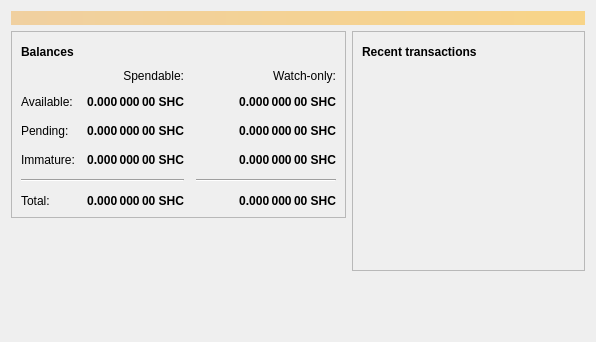
<?xml version="1.0" encoding="UTF-8"?>
<ui version="4.0">
 <class>OverviewPage</class>
 <widget class="QWidget" name="OverviewPage">
  <property name="geometry">
   <rect>
    <x>0</x>
    <y>0</y>
    <width>596</width>
    <height>342</height>
   </rect>
  </property>
  <property name="windowTitle">
   <string>Form</string>
  </property>
  <layout class="QVBoxLayout" name="topLayout">
   <item>
    <widget class="QLabel" name="labelAlerts">
     <property name="visible">
      <bool>false</bool>
     </property>
     <property name="styleSheet">
      <string notr="true">QLabel { background-color: qlineargradient(x1: 0, y1: 0, x2: 1, y2: 0, stop:0 #F0D0A0, stop:1 #F8D488); color:#000000; }</string>
     </property>
     <property name="wordWrap">
      <bool>true</bool>
     </property>
     <property name="margin">
      <number>3</number>
     </property>
     <property name="textInteractionFlags">
      <set>Qt::TextSelectableByMouse</set>
     </property>
    </widget>
   </item>
   <item>
    <layout class="QHBoxLayout" name="horizontalLayout" stretch="1,1">
     <item>
      <layout class="QVBoxLayout" name="verticalLayout_2">
       <item>
        <widget class="QFrame" name="frame">
         <property name="frameShape">
          <enum>QFrame::StyledPanel</enum>
         </property>
         <property name="frameShadow">
          <enum>QFrame::Raised</enum>
         </property>
         <layout class="QVBoxLayout" name="verticalLayout_4">
          <item>
           <layout class="QHBoxLayout" name="horizontalLayout_4">
            <item>
             <widget class="QLabel" name="label_5">
              <property name="font">
               <font>
                <weight>75</weight>
                <bold>true</bold>
               </font>
              </property>
              <property name="text">
               <string>Balances</string>
              </property>
             </widget>
            </item>
            <item>
             <widget class="QPushButton" name="labelWalletStatus">
              <property name="enabled">
               <bool>true</bool>
              </property>
              <property name="maximumSize">
               <size>
                <width>30</width>
                <height>16777215</height>
               </size>
              </property>
              <property name="toolTip">
               <string>The displayed information may be out of date. Your wallet automatically synchronizes with the Sharecoin network after a connection is established, but this process has not completed yet.</string>
              </property>
              <property name="text">
               <string/>
              </property>
              <property name="icon">
               <iconset resource="../bitcoin.qrc">
                <normaloff>:/icons/warning</normaloff>
                <disabledoff>:/icons/warning</disabledoff>:/icons/warning</iconset>
              </property>
              <property name="iconSize">
               <size>
                <width>24</width>
                <height>24</height>
               </size>
              </property>
              <property name="flat">
               <bool>true</bool>
              </property>
             </widget>
            </item>
            <item>
             <spacer name="horizontalSpacer_3">
              <property name="orientation">
               <enum>Qt::Horizontal</enum>
              </property>
              <property name="sizeHint" stdset="0">
               <size>
                <width>40</width>
                <height>20</height>
               </size>
              </property>
             </spacer>
            </item>
           </layout>
          </item>
          <item>
           <layout class="QGridLayout" name="gridLayout">
            <property name="spacing">
             <number>12</number>
            </property>
            <item row="2" column="2">
             <widget class="QLabel" name="labelWatchPending">
              <property name="font">
               <font>
                <weight>75</weight>
                <bold>true</bold>
               </font>
              </property>
              <property name="cursor">
               <cursorShape>IBeamCursor</cursorShape>
              </property>
              <property name="toolTip">
               <string>Unconfirmed transactions to watch-only addresses</string>
              </property>
              <property name="text">
               <string notr="true">0.000 000 00 SHC</string>
              </property>
              <property name="alignment">
               <set>Qt::AlignRight|Qt::AlignTrailing|Qt::AlignVCenter</set>
              </property>
              <property name="textInteractionFlags">
               <set>Qt::LinksAccessibleByMouse|Qt::TextSelectableByKeyboard|Qt::TextSelectableByMouse</set>
              </property>
             </widget>
            </item>
            <item row="2" column="1">
             <widget class="QLabel" name="labelUnconfirmed">
              <property name="font">
               <font>
                <weight>75</weight>
                <bold>true</bold>
               </font>
              </property>
              <property name="cursor">
               <cursorShape>IBeamCursor</cursorShape>
              </property>
              <property name="toolTip">
               <string>Total of transactions that have yet to be confirmed, and do not yet count toward the spendable balance</string>
              </property>
              <property name="text">
               <string notr="true">0.000 000 00 SHC</string>
              </property>
              <property name="alignment">
               <set>Qt::AlignRight|Qt::AlignTrailing|Qt::AlignVCenter</set>
              </property>
              <property name="textInteractionFlags">
               <set>Qt::LinksAccessibleByMouse|Qt::TextSelectableByKeyboard|Qt::TextSelectableByMouse</set>
              </property>
             </widget>
            </item>
            <item row="3" column="2">
             <widget class="QLabel" name="labelWatchImmature">
              <property name="font">
               <font>
                <weight>75</weight>
                <bold>true</bold>
               </font>
              </property>
              <property name="cursor">
               <cursorShape>IBeamCursor</cursorShape>
              </property>
              <property name="toolTip">
               <string>Mined balance in watch-only addresses that has not yet matured</string>
              </property>
              <property name="text">
               <string notr="true">0.000 000 00 SHC</string>
              </property>
              <property name="alignment">
               <set>Qt::AlignRight|Qt::AlignTrailing|Qt::AlignVCenter</set>
              </property>
              <property name="textInteractionFlags">
               <set>Qt::LinksAccessibleByMouse|Qt::TextSelectableByKeyboard|Qt::TextSelectableByMouse</set>
              </property>
             </widget>
            </item>
            <item row="4" column="0" colspan="2">
             <widget class="Line" name="line">
              <property name="orientation">
               <enum>Qt::Horizontal</enum>
              </property>
             </widget>
            </item>
            <item row="4" column="2">
             <widget class="Line" name="lineWatchBalance">
              <property name="sizePolicy">
               <sizepolicy hsizetype="Preferred" vsizetype="Fixed">
                <horstretch>0</horstretch>
                <verstretch>0</verstretch>
               </sizepolicy>
              </property>
              <property name="minimumSize">
               <size>
                <width>140</width>
                <height>0</height>
               </size>
              </property>
              <property name="orientation">
               <enum>Qt::Horizontal</enum>
              </property>
             </widget>
            </item>
            <item row="5" column="0">
             <widget class="QLabel" name="labelTotalText">
              <property name="text">
               <string>Total:</string>
              </property>
             </widget>
            </item>
            <item row="3" column="1">
             <widget class="QLabel" name="labelImmature">
              <property name="font">
               <font>
                <weight>75</weight>
                <bold>true</bold>
               </font>
              </property>
              <property name="cursor">
               <cursorShape>IBeamCursor</cursorShape>
              </property>
              <property name="toolTip">
               <string>Mined balance that has not yet matured</string>
              </property>
              <property name="text">
               <string notr="true">0.000 000 00 SHC</string>
              </property>
              <property name="alignment">
               <set>Qt::AlignRight|Qt::AlignTrailing|Qt::AlignVCenter</set>
              </property>
              <property name="textInteractionFlags">
               <set>Qt::LinksAccessibleByMouse|Qt::TextSelectableByKeyboard|Qt::TextSelectableByMouse</set>
              </property>
             </widget>
            </item>
            <item row="2" column="3">
             <spacer name="horizontalSpacer_2">
              <property name="orientation">
               <enum>Qt::Horizontal</enum>
              </property>
              <property name="sizeHint" stdset="0">
               <size>
                <width>40</width>
                <height>20</height>
               </size>
              </property>
             </spacer>
            </item>
            <item row="3" column="0">
             <widget class="QLabel" name="labelImmatureText">
              <property name="text">
               <string>Immature:</string>
              </property>
             </widget>
            </item>
            <item row="5" column="1">
             <widget class="QLabel" name="labelTotal">
              <property name="font">
               <font>
                <weight>75</weight>
                <bold>true</bold>
               </font>
              </property>
              <property name="cursor">
               <cursorShape>IBeamCursor</cursorShape>
              </property>
              <property name="toolTip">
               <string>Your current total balance</string>
              </property>
              <property name="text">
               <string notr="true">0.000 000 00 SHC</string>
              </property>
              <property name="alignment">
               <set>Qt::AlignRight|Qt::AlignTrailing|Qt::AlignVCenter</set>
              </property>
              <property name="textInteractionFlags">
               <set>Qt::LinksAccessibleByMouse|Qt::TextSelectableByKeyboard|Qt::TextSelectableByMouse</set>
              </property>
             </widget>
            </item>
            <item row="5" column="2">
             <widget class="QLabel" name="labelWatchTotal">
              <property name="font">
               <font>
                <weight>75</weight>
                <bold>true</bold>
               </font>
              </property>
              <property name="cursor">
               <cursorShape>IBeamCursor</cursorShape>
              </property>
              <property name="toolTip">
               <string>Current total balance in watch-only addresses</string>
              </property>
              <property name="text">
               <string notr="true">0.000 000 00 SHC</string>
              </property>
              <property name="alignment">
               <set>Qt::AlignRight|Qt::AlignTrailing|Qt::AlignVCenter</set>
              </property>
              <property name="textInteractionFlags">
               <set>Qt::LinksAccessibleByMouse|Qt::TextSelectableByKeyboard|Qt::TextSelectableByMouse</set>
              </property>
             </widget>
            </item>
            <item row="0" column="2">
             <widget class="QLabel" name="labelWatchonly">
              <property name="text">
               <string>Watch-only:</string>
              </property>
              <property name="alignment">
               <set>Qt::AlignRight|Qt::AlignTrailing|Qt::AlignVCenter</set>
              </property>
             </widget>
            </item>
            <item row="1" column="0">
             <widget class="QLabel" name="labelBalanceText">
              <property name="text">
               <string>Available:</string>
              </property>
             </widget>
            </item>
            <item row="1" column="1">
             <widget class="QLabel" name="labelBalance">
              <property name="font">
               <font>
                <weight>75</weight>
                <bold>true</bold>
               </font>
              </property>
              <property name="cursor">
               <cursorShape>IBeamCursor</cursorShape>
              </property>
              <property name="toolTip">
               <string>Your current spendable balance</string>
              </property>
              <property name="text">
               <string notr="true">0.000 000 00 SHC</string>
              </property>
              <property name="alignment">
               <set>Qt::AlignRight|Qt::AlignTrailing|Qt::AlignVCenter</set>
              </property>
              <property name="textInteractionFlags">
               <set>Qt::LinksAccessibleByMouse|Qt::TextSelectableByKeyboard|Qt::TextSelectableByMouse</set>
              </property>
             </widget>
            </item>
            <item row="1" column="2">
             <widget class="QLabel" name="labelWatchAvailable">
              <property name="font">
               <font>
                <weight>75</weight>
                <bold>true</bold>
               </font>
              </property>
              <property name="cursor">
               <cursorShape>IBeamCursor</cursorShape>
              </property>
              <property name="toolTip">
               <string>Your current balance in watch-only addresses</string>
              </property>
              <property name="text">
               <string notr="true">0.000 000 00 SHC</string>
              </property>
              <property name="alignment">
               <set>Qt::AlignRight|Qt::AlignTrailing|Qt::AlignVCenter</set>
              </property>
              <property name="textInteractionFlags">
               <set>Qt::LinksAccessibleByMouse|Qt::TextSelectableByKeyboard|Qt::TextSelectableByMouse</set>
              </property>
             </widget>
            </item>
            <item row="2" column="0">
             <widget class="QLabel" name="labelPendingText">
              <property name="text">
               <string>Pending:</string>
              </property>
             </widget>
            </item>
            <item row="0" column="1">
             <widget class="QLabel" name="labelSpendable">
              <property name="text">
               <string>Spendable:</string>
              </property>
              <property name="alignment">
               <set>Qt::AlignRight|Qt::AlignTrailing|Qt::AlignVCenter</set>
              </property>
             </widget>
            </item>
           </layout>
          </item>
         </layout>
        </widget>
       </item>
       <item>
        <spacer name="verticalSpacer">
         <property name="orientation">
          <enum>Qt::Vertical</enum>
         </property>
         <property name="sizeHint" stdset="0">
          <size>
           <width>20</width>
           <height>40</height>
          </size>
         </property>
        </spacer>
       </item>
      </layout>
     </item>
     <item>
      <layout class="QVBoxLayout" name="verticalLayout_3">
       <item>
        <widget class="QFrame" name="frame_2">
         <property name="frameShape">
          <enum>QFrame::StyledPanel</enum>
         </property>
         <property name="frameShadow">
          <enum>QFrame::Raised</enum>
         </property>
         <layout class="QVBoxLayout" name="verticalLayout">
          <item>
           <layout class="QHBoxLayout" name="horizontalLayout_2">
            <item>
             <widget class="QLabel" name="label_4">
              <property name="font">
               <font>
                <weight>75</weight>
                <bold>true</bold>
               </font>
              </property>
              <property name="text">
               <string>Recent transactions</string>
              </property>
             </widget>
            </item>
            <item>
             <widget class="QPushButton" name="labelTransactionsStatus">
              <property name="enabled">
               <bool>true</bool>
              </property>
              <property name="maximumSize">
               <size>
                <width>30</width>
                <height>16777215</height>
               </size>
              </property>
              <property name="toolTip">
               <string>The displayed information may be out of date. Your wallet automatically synchronizes with the Sharecoin network after a connection is established, but this process has not completed yet.</string>
              </property>
              <property name="text">
               <string/>
              </property>
              <property name="icon">
               <iconset resource="../bitcoin.qrc">
                <normaloff>:/icons/warning</normaloff>
                <disabledoff>:/icons/warning</disabledoff>:/icons/warning</iconset>
              </property>
              <property name="iconSize">
               <size>
                <width>24</width>
                <height>24</height>
               </size>
              </property>
              <property name="flat">
               <bool>true</bool>
              </property>
             </widget>
            </item>
            <item>
             <spacer name="horizontalSpacer">
              <property name="orientation">
               <enum>Qt::Horizontal</enum>
              </property>
              <property name="sizeHint" stdset="0">
               <size>
                <width>40</width>
                <height>20</height>
               </size>
              </property>
             </spacer>
            </item>
           </layout>
          </item>
          <item>
           <widget class="QListView" name="listTransactions">
            <property name="styleSheet">
             <string notr="true">QListView { background: transparent; }</string>
            </property>
            <property name="frameShape">
             <enum>QFrame::NoFrame</enum>
            </property>
            <property name="verticalScrollBarPolicy">
             <enum>Qt::ScrollBarAlwaysOff</enum>
            </property>
            <property name="horizontalScrollBarPolicy">
             <enum>Qt::ScrollBarAlwaysOff</enum>
            </property>
            <property name="selectionMode">
             <enum>QAbstractItemView::NoSelection</enum>
            </property>
           </widget>
          </item>
         </layout>
        </widget>
       </item>
       <item>
        <spacer name="verticalSpacer_2">
         <property name="orientation">
          <enum>Qt::Vertical</enum>
         </property>
         <property name="sizeHint" stdset="0">
          <size>
           <width>20</width>
           <height>40</height>
          </size>
         </property>
        </spacer>
       </item>
      </layout>
     </item>
    </layout>
   </item>
  </layout>
 </widget>
 <resources/>
 <connections/>
</ui>
